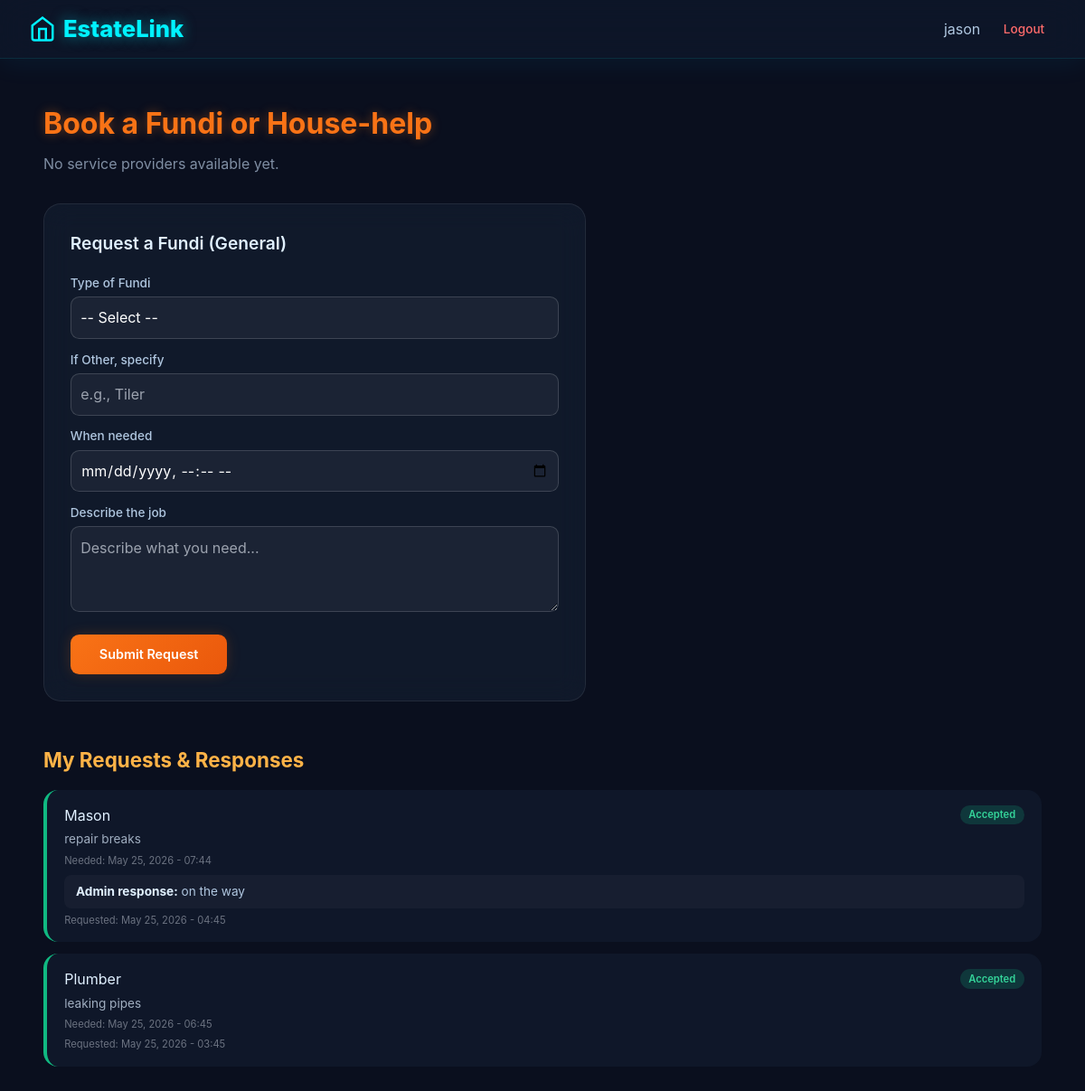
The app's page /fundi/ (signed in) with its own data.
### core/models.py (models this page shows, shortened)
class FundiRequest(models.Model):
    estate = models.ForeignKey(Estate, on_delete=models.CASCADE, related_name='fundi_requests')
    requester = models.ForeignKey(User, on_delete=models.CASCADE, related_name='fundi_requests')
    requester_name = models.CharField(max_length=100)
    requester_phone = models.CharField(max_length=15, blank=True)
    provider = models.ForeignKey(ServiceProvider, on_delete=models.SET_NULL, null=True, blank=True)
    fundi_type = models.CharField(max_length=100)
    time_needed = models.DateTimeField(null=True, blank=True)
    description = models.TextField(blank=True)
    admin_response = models.TextField(blank=True)
    status = models.CharField(max_length=20, default='pending', choices=[
        ('pending', 'Pending'),
        ('accepted', 'Accepted'),
        ('completed', 'Completed'),
        ('cancelled', 'Cancelled'),
    ])
    created_at = models.DateTimeField(auto_now_add=True)

### core/views.py (the view, shortened to what this page needs)
# urls.py: path('fundi/', views.fundi_view, name='fundi'),
@login_required
def fundi_view(request):
    estate = request.user.userprofile.estate
    categories = ServiceCategory.objects.all(); providers = ServiceProvider.objects.filter(available=True).select_related('category')
    my_requests = FundiRequest.objects.filter(requester=request.user).order_by('-created_at')[:10]
    return render(request, 'core/fundi.html', {'categories': categories, 'providers': providers, 'form': BookFundiForm(), 'my_requests': my_requests})

### core/forms.py
class BookFundiForm(forms.ModelForm):
    class Meta:
        model = Booking
        fields = ['provider', 'description']

### core/context_processors.py (called while the page is built)
def custom_tabs(request):
    tabs = []
    if request.user.is_authenticated:
        try:
            profile = request.user.userprofile
            if profile and profile.estate:
                from .models import CustomTab
                tabs = CustomTab.objects.filter(
                    estate=profile.estate,
                    is_active=True
                ).order_by('created_at')
        except Exception:
            pass
    return {'custom_tabs': tabs}

### core/templates/core/fundi.html (shortened to what this page needs)
{% extends 'core/base.html' %}
{% block content %}
<div class="page-container">
  <div class="page-header"><h2>Book a Fundi or House-help</h2></div>
  {% for category in categories %}
    <div class="category-title">{{ category.name }}</div>
    <div class="provider-grid">
      {% for provider in providers %}
        {% if provider.category == category %}
          <div class="provider-card">
            <div class="info">
              <span class="name">{{ provider.user.get_full_name|default:provider.user.username }}</span>
              <div class="rating-stars">
                {% for i in "12345" %}
                  {% if forloop.counter <= provider.rating|floatformat:"0" %}
                    <svg width="15" height="15" viewBox="0 0 24 24" class="star-filled"><path d="M12 2l3.09 6.26L22 9.27l-5 4.87 1.18 6.88L12 17.77l-6.18 3.25L7 14.14 2 9.27l6.91-1.01L12 2z"/></svg>
                  {% else %}
                    <svg width="15" height="15" viewBox="0 0 24 24" class="star-empty"><path d="M12 2l3.09 6.26L22 9.27l-5 4.87 1.18 6.88L12 17.77l-6.18 3.25L7 14.14 2 9.27l6.91-1.01L12 2z"/></svg>
                  {% endif %}
                {% endfor %}
                <span class="rating-value">{{ provider.rating }}</span>
              </div>
              {% if provider.verified %}
                <span class="verified-badge">
                  <svg viewBox="0 0 24 24" fill="none" stroke-width="3"><polyline points="20 6 9 17 4 12"/></svg> Verified
                </span>
              {% endif %}
            </div>
            <button onclick="document.getElementById('bookModal-{{ provider.id }}').classList.remove('hidden')" class="book-btn">Book</button>
            <div id="bookModal-{{ provider.id }}" class="hidden fixed inset-0 modal-overlay flex items-center justify-center z-50">
              <div class="modal-card">
                <h3>Book {{ provider.user.get_full_name|default:provider.user.username }}</h3>
                <form method="post">
                  {% csrf_token %}
                  <input type="hidden" name="provider" value="{{ provider.id }}">
                  <label>Type of Fundi</label>
                  <select name="fundi_type" required>
                    <option value="">-- Select --</option>
                    <option value="Electrician">Electrician</option><option value="Plumber">Plumber</option>
                    <option value="Carpenter">Carpenter</option><option value="Welder">Welder</option>
                    <option value="Painter">Painter</option><option value="Mason">Mason</option>
                    <option value="CCTV Technician">CCTV Technician</option><option value="Water Pump Technician">Water Pump Technician</option>
                    <option value="Gardener/Landscaper">Gardener/Landscaper</option>
                    <option value="Appliance Repair Technician">Appliance Repair Technician</option>
                    <option value="Locksmith">Locksmith</option><option value="General Handyman">General Handyman</option>
                    <option value="Other">Other</option>
                  </select>
                  <label>If Other, specify</label>
                  <input type="text" name="custom_type" placeholder="e.g., Roof Repair">
                  <label>When needed</label>
                  <input type="datetime-local" name="time_needed" required>
                  <label>Describe the problem</label>
                  <textarea name="description" rows="3" placeholder="What needs to be fixed?"></textarea>
                  <div class="modal-actions">
                    <button type="button" onclick="this.closest('.fixed').classList.add('hidden')" class="cancel-btn">Cancel</button>
                    <button type="submit" class="confirm-btn">Confirm Booking</button>
                  </div>
                </form>
              </div>
            </div>
          </div>
        {% endif %}
      {% endfor %}
    </div>
  {% empty %}
    <p style="color:#7f8ea3;">No service providers available yet.</p>
  {% endfor %}
  <div class="request-form">
    <h3>Request a Fundi (General)</h3>
    <form method="post">
      <label>Type of Fundi</label>
      <select name="fundi_type" required>
        <option value="">-- Select --</option>
      </select>
      <label>If Other, specify</label>
      <input type="text" name="custom_type" placeholder="e.g., Tiler">
      <label>When needed</label>
      <input type="datetime-local" name="time_needed" required>
      <label>Describe the job</label>
      <textarea name="description" rows="3" placeholder="Describe what you need..."></textarea>
      <button type="submit" class="submit-btn">Submit Request</button>
    </form>
  </div>
  {% if my_requests %}
  <div class="my-requests">
    <h3>My Requests & Responses</h3>
    {% for req in my_requests %}
      <div class="req-card {% if req.status == 'accepted' %}accepted{% elif req.status == 'cancelled' %}cancelled{% elif req.status == 'completed' %}completed{% endif %}">
        <h4>
          {{ req.fundi_type }}
          <span class="req-status {% if req.status == 'pending' %}status-pending{% elif req.status == 'accepted' %}status-accepted{% elif req.status == 'cancelled' %}status-cancelled{% else %}status-completed{% endif %}">
            {{ req.get_status_display }}
          </span>
        </h4>
        <p class="req-desc">{{ req.description|default:"No description" }}</p>
        {% if req.time_needed %}<p class="req-time">Needed: {{ req.time_needed|date:"M d, Y - H:i" }}</p>{% endif %}
        {% if req.admin_response %}
        <div class="admin-response">
          <strong>Admin response:</strong> {{ req.admin_response }}
        </div>
        {% endif %}
        <p class="req-time">Requested: {{ req.created_at|date:"M d, Y - H:i" }}</p>
      </div>
    {% endfor %}
  </div>
  {% endif %}
</div>
{% endblock %}

### core/templates/core/base.html (shortened to what this page needs)
<!DOCTYPE html>
<html lang="en">
<head>
    <script src="https://cdn.tailwindcss.com"></script>
    <link href="https://cdnjs.cloudflare.com/ajax/libs/flowbite/2.2.0/flowbite.min.css" rel="stylesheet" />
</head>
<body>
    <nav class="sticky top-0 z-50 glass-nav">
        <div class="max-w-7xl mx-auto px-4 sm:px-6 lg:px-8">
            <div class="flex justify-between h-16 items-center">
                <a href="{% url 'dashboard' %}" class="flex items-center gap-2 logo-text">
                    <svg width="30" height="30" viewBox="0 0 24 24" fill="none" stroke="currentColor" stroke-width="2">
                        <path d="M3 9l9-7 9 7v11a2 2 0 0 1-2 2H5a2 2 0 0 1-2-2z"/>
                        <polyline points="9 22 9 12 15 12 15 22"/>
                    </svg>
                    EstateLink
                </a>
                <div class="flex items-center space-x-4">
                    {% if user.is_authenticated %}
                        <div class="nav-links">
                            <span class="user-greeting">{{ user.username }}</span>
                            <a href="{% url 'logout' %}" class="logout-link">Logout</a>
                        </div>
                    {% else %}
                        <a href="{% url 'login' %}" class="login-link">Login</a>
                    {% endif %}
                </div>
            </div>
        </div>
    </nav>
    <main class="max-w-7xl mx-auto px-4 sm:px-6 lg:px-8 py-8">
        {% block content %}{% endblock %}
    </main>
</body>
</html>

### core/templates/core/base.html (style rules this page uses)
body { font-family: 'Inter', system-ui, -apple-system, sans-serif; background: #0a0f1e; color: #e0f0ff; min-height: 100vh; }
.glass-nav { background: rgba(15, 25, 45, 0.7); backdrop-filter: blur(20px); border-bottom: 1px solid rgba(0, 255, 255, 0.1); box-shadow: 0 4px 30px rgba(0, 180, 255, 0.08); }
.logo-text { font-size: 1.6rem; font-weight: 800; color: #00f2fe; text-shadow: 0 0 15px rgba(0, 242, 254, 0.5); text-decoration: none; }
.user-greeting { color: #b0c7e0; display: flex; align-items: center; gap: 0.4rem; }
.logout-link { color: #ff6b6b; font-size: 0.85rem; font-weight: 500; padding: 0.3rem 0.8rem; border-radius: 0.5rem; text-decoration: none; }
.nav-links { display: flex; align-items: center; gap: 0.8rem; }

### core/templates/core/fundi.html (style rules this page uses)
body { background: #0a0f1e !important; color: #e0f0ff; font-family: 'Inter', system-ui, -apple-system, sans-serif; }
.page-container { max-width: 1200px; margin: 0 auto; padding: 1rem; }
.page-header h2 { font-size: 2rem; font-weight: 700; color: #f97316; text-shadow: 0 0 12px rgba(249,115,22,0.4); margin-bottom: 0.5rem; display: inline-block; }
.request-form { background: rgba(18, 28, 46, 0.8); backdrop-filter: blur(15px); border: 1px solid rgba(255,255,255,0.08); border-radius: 1.2rem; padding: 1.8rem; margin-top: 2rem; max-width: 600px; }
.request-form h3 { font-weight: 600; color: #e0f0ff; margin-bottom: 1.2rem; font-size: 1.2rem; }
.request-form label { display: block; font-size: 0.85rem; font-weight: 500; color: #b0c7e0; margin-bottom: 0.3rem; margin-top: 0.8rem; }
.request-form select, .request-form input, .request-form textarea { width: 100%; background: rgba(255,255,255,0.05); border: 1px solid rgba(255,255,255,0.15); border-radius: 0.6rem; padding: 0.65rem; color: white; outline: none; transition: border 0.2s; }
.request-form select option { background: #0f192d; color: #e0f0ff; }
.request-form textarea { resize: vertical; min-height: 80px; }
.submit-btn { background: linear-gradient(135deg, #f97316, #ea580c); border: none; color: white; padding: 0.7rem 2rem; border-radius: 0.6rem; font-weight: 600; cursor: pointer; margin-top: 1.2rem; box-shadow: 0 0 15px rgba(249,115,22,0.2); transition: 0.2s; font-size: 0.9rem; }
.my-requests { margin-top: 3rem; }
.my-requests h3 { font-size: 1.4rem; font-weight: 700; color: #ffb347; margin-bottom: 1rem; }
.req-card { background: rgba(18, 28, 46, 0.7); border-radius: 1rem; padding: 1rem 1.2rem; margin-bottom: 0.8rem; border-left: 4px solid #f97316; }
.req-card.accepted { border-left-color: #10b981; }
.req-card h4 { margin: 0 0 0.3rem 0; color: #e0f0ff; font-size: 1rem; display: flex; justify-content: space-between; align-items: center; }
.req-status { font-size: 0.7rem; padding: 0.15rem 0.6rem; border-radius: 999px; font-weight: 600; }
.status-accepted { background: rgba(16,185,129,0.2); color: #34d399; }
.req-desc { color: #a0aec0; font-size: 0.85rem; margin: 0.3rem 0; }
.admin-response { background: rgba(255,255,255,0.03); border-radius: 0.5rem; padding: 0.5rem 0.8rem; margin-top: 0.5rem; color: #b0c7e0; font-size: 0.85rem; }
.admin-response strong { color: #e0f0ff; }
.req-time { color: #6b7280; font-size: 0.7rem; margin-top: 0.3rem; }

### records on screen
FundiRequest: fundi_type "Mason", status "Accepted", description "repair breaks", time_needed "May 25, 2026 - 07:44", admin_response "on the way", created_at "May 25, 2026 - 04:45"
FundiRequest: fundi_type "Plumber", status "Accepted", description "leaking pipes", time_needed "May 25, 2026 - 06:45", created_at "May 25, 2026 - 03:45"

### other values on screen
{{ user.username }} "jason"
